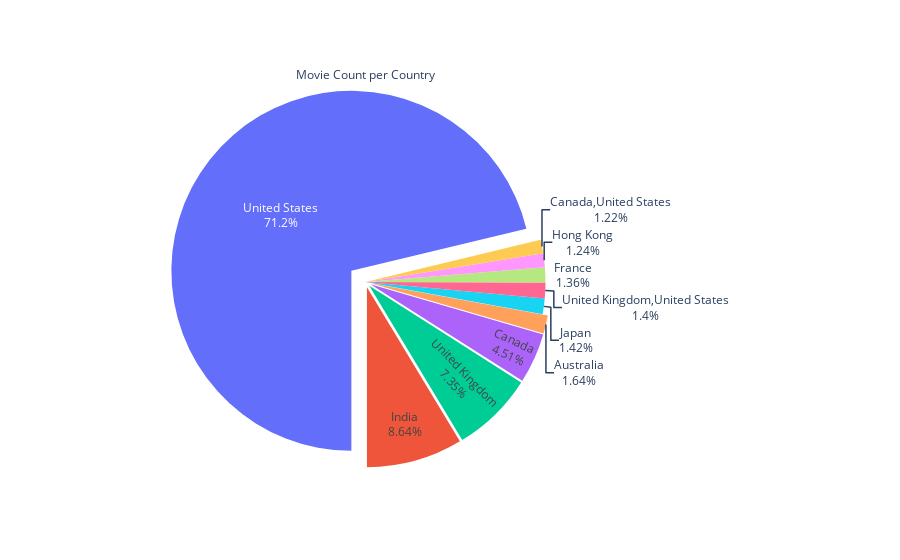

Write notebook code for a chart like this one.
### Code cell
names=[country for country in movie_count]

fig = px.pie(top10movie_count,names='Country', values='Movie_count')
fig.update_traces(rotation=180, pull=[0.1,0.03,0.03,0.03,0.03],textinfo="label+percent", title='Movie Count per Country')
fig.update_layout(showlegend=False)
fig.show()

### Figure 1 — Plotly figure (JSON) as saved in the notebook; plotly's stock layout.template omitted (floating-point values rounded to 4 significant figures)
{"data": [{"domain": {"x": [0, 1], "y": [0, 1]}, "hovertemplate": "Country=%{label}<br>Movie_count=%{value}<extra></extra>", "labels": ["United States", "India", "United Kingdom", "Canada", "Australia", "Japan", "United Kingdom,United States", "France", "Hong Kong", "Canada,United States"], "legendgroup": "", "name": "", "pull": [0.1, 0.03, 0.03, 0.03, 0.03], "rotation": 180, "showlegend": true, "textinfo": "label+percent", "title": {"text": "Movie Count per Country"}, "type": "pie", "values": [8776, 1064, 905, 555, 202, 175, 172, 167, 153, 150]}], "layout": {"legend": {"tracegroupgap": 0}, "margin": {"t": 60}, "showlegend": false}}
